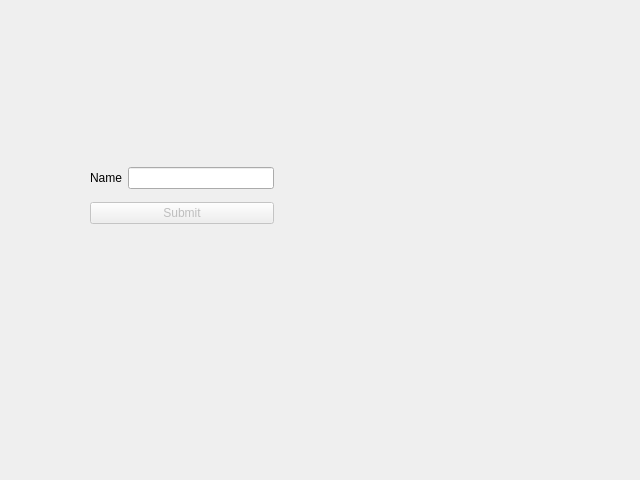
<?xml version="1.0" encoding="UTF-8"?>
<ui version="4.0">
 <class>Dialog</class>
 <widget class="QDialog" name="Dialog">
  <property name="geometry">
   <rect>
    <x>0</x>
    <y>0</y>
    <width>640</width>
    <height>480</height>
   </rect>
  </property>
  <property name="windowTitle">
   <string>Dialog</string>
  </property>
  <widget class="QWidget" name="">
   <property name="geometry">
    <rect>
     <x>90</x>
     <y>160</y>
     <width>184</width>
     <height>71</height>
    </rect>
   </property>
   <layout class="QVBoxLayout" name="verticalLayout">
    <item>
     <layout class="QHBoxLayout" name="horizontalLayout">
      <item>
       <widget class="QLabel" name="label">
        <property name="text">
         <string>Name</string>
        </property>
       </widget>
      </item>
      <item>
       <widget class="QLineEdit" name="lineEdit"/>
      </item>
     </layout>
    </item>
    <item>
     <widget class="QPushButton" name="pushButton">
      <property name="enabled">
       <bool>false</bool>
      </property>
      <property name="text">
       <string>Submit</string>
      </property>
      <property name="checkable">
       <bool>false</bool>
      </property>
      <property name="flat">
       <bool>false</bool>
      </property>
     </widget>
    </item>
   </layout>
  </widget>
 </widget>
 <resources/>
 <connections/>
</ui>
